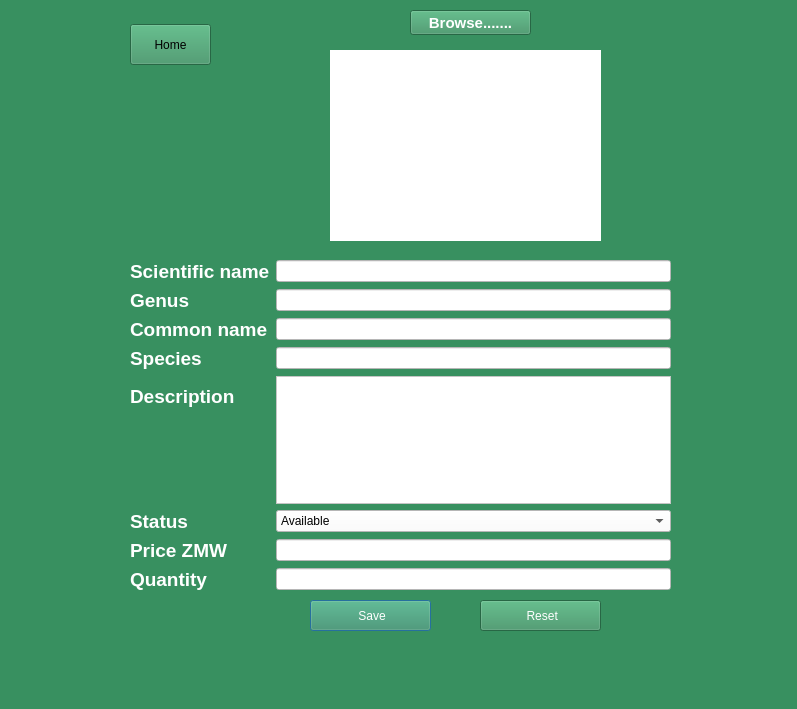
<?xml version="1.0" encoding="UTF-8"?>
<ui version="4.0">
 <class>AddPlant</class>
 <widget class="QDialog" name="AddPlant">
  <property name="geometry">
   <rect>
    <x>0</x>
    <y>0</y>
    <width>797</width>
    <height>709</height>
   </rect>
  </property>
  <property name="windowTitle">
   <string>The Rose Garden Nursery  System 1.0</string>
  </property>
  <property name="windowOpacity">
   <double>1.000000000000000</double>
  </property>
  <property name="styleSheet">
   <string notr="true">background-color: rgb(56, 144, 96);
</string>
  </property>
  <widget class="QWidget" name="formLayoutWidget">
   <property name="geometry">
    <rect>
     <x>130</x>
     <y>260</y>
     <width>541</width>
     <height>331</height>
    </rect>
   </property>
   <layout class="QFormLayout" name="formLayout">
    <item row="0" column="0">
     <widget class="QLabel" name="ScientificName">
      <property name="font">
       <font>
        <pointsize>14</pointsize>
        <bold>true</bold>
       </font>
      </property>
      <property name="styleSheet">
       <string notr="true">color: rgb(255, 255, 255);</string>
      </property>
      <property name="text">
       <string>Scientific name</string>
      </property>
     </widget>
    </item>
    <item row="0" column="1">
     <widget class="QLineEdit" name="txtScientificName">
      <property name="styleSheet">
       <string notr="true">background-color: rgb(255, 255, 255);</string>
      </property>
     </widget>
    </item>
    <item row="1" column="0">
     <widget class="QLabel" name="Genus">
      <property name="font">
       <font>
        <pointsize>14</pointsize>
        <bold>true</bold>
       </font>
      </property>
      <property name="styleSheet">
       <string notr="true">color: rgb(255, 255, 255);</string>
      </property>
      <property name="text">
       <string>Genus</string>
      </property>
     </widget>
    </item>
    <item row="1" column="1">
     <widget class="QLineEdit" name="txtGenus">
      <property name="styleSheet">
       <string notr="true">background-color: rgb(255, 255, 255);</string>
      </property>
     </widget>
    </item>
    <item row="2" column="0">
     <widget class="QLabel" name="CommonName">
      <property name="font">
       <font>
        <pointsize>14</pointsize>
        <bold>true</bold>
       </font>
      </property>
      <property name="styleSheet">
       <string notr="true">color: rgb(255, 255, 255);</string>
      </property>
      <property name="text">
       <string>Common name</string>
      </property>
     </widget>
    </item>
    <item row="2" column="1">
     <widget class="QLineEdit" name="txtCommonName">
      <property name="styleSheet">
       <string notr="true">background-color: rgb(255, 255, 255);</string>
      </property>
     </widget>
    </item>
    <item row="3" column="0">
     <widget class="QLabel" name="Species">
      <property name="font">
       <font>
        <pointsize>14</pointsize>
        <bold>true</bold>
       </font>
      </property>
      <property name="styleSheet">
       <string notr="true">color: rgb(255, 255, 255);</string>
      </property>
      <property name="text">
       <string>Species</string>
      </property>
     </widget>
    </item>
    <item row="3" column="1">
     <widget class="QLineEdit" name="txtSpecies">
      <property name="styleSheet">
       <string notr="true">background-color: rgb(255, 255, 255);</string>
      </property>
     </widget>
    </item>
    <item row="4" column="0">
     <widget class="QLabel" name="Description">
      <property name="font">
       <font>
        <pointsize>14</pointsize>
        <bold>true</bold>
       </font>
      </property>
      <property name="styleSheet">
       <string notr="true">color: rgb(255, 255, 255);</string>
      </property>
      <property name="text">
       <string>Description</string>
      </property>
     </widget>
    </item>
    <item row="5" column="0">
     <widget class="QLabel" name="Status">
      <property name="font">
       <font>
        <pointsize>14</pointsize>
        <bold>true</bold>
       </font>
      </property>
      <property name="styleSheet">
       <string notr="true">color: rgb(255, 255, 255);</string>
      </property>
      <property name="text">
       <string>Status          </string>
      </property>
     </widget>
    </item>
    <item row="6" column="0">
     <widget class="QLabel" name="PriceZMW">
      <property name="font">
       <font>
        <pointsize>14</pointsize>
        <bold>true</bold>
       </font>
      </property>
      <property name="styleSheet">
       <string notr="true">color: rgb(255, 255, 255);</string>
      </property>
      <property name="text">
       <string>Price ZMW</string>
      </property>
     </widget>
    </item>
    <item row="6" column="1">
     <widget class="QLineEdit" name="txtPrice">
      <property name="styleSheet">
       <string notr="true">background-color: rgb(255, 255, 255);</string>
      </property>
     </widget>
    </item>
    <item row="4" column="1">
     <widget class="QPlainTextEdit" name="txtDescription">
      <property name="styleSheet">
       <string notr="true">background-color: rgb(255, 255, 255);</string>
      </property>
     </widget>
    </item>
    <item row="5" column="1">
     <widget class="QComboBox" name="cmbStatus">
      <property name="styleSheet">
       <string notr="true">background-color: rgb(255, 255, 255);</string>
      </property>
      <item>
       <property name="text">
        <string>Available</string>
       </property>
      </item>
      <item>
       <property name="text">
        <string>On Nursery</string>
       </property>
      </item>
      <item>
       <property name="text">
        <string>Out of Stock</string>
       </property>
      </item>
     </widget>
    </item>
    <item row="7" column="0">
     <widget class="QLabel" name="Quantity">
      <property name="font">
       <font>
        <pointsize>14</pointsize>
        <bold>true</bold>
       </font>
      </property>
      <property name="styleSheet">
       <string notr="true">color: rgb(255, 255, 255);</string>
      </property>
      <property name="text">
       <string>Quantity</string>
      </property>
     </widget>
    </item>
    <item row="7" column="1">
     <widget class="QLineEdit" name="txtQuantity">
      <property name="styleSheet">
       <string notr="true">background-color: rgb(255, 255, 255);</string>
      </property>
     </widget>
    </item>
   </layout>
  </widget>
  <widget class="QPushButton" name="btnSave">
   <property name="geometry">
    <rect>
     <x>310</x>
     <y>600</y>
     <width>121</width>
     <height>31</height>
    </rect>
   </property>
   <property name="styleSheet">
    <string notr="true">color: rgb(255, 255, 255);
font: 700 12pt &quot;Ubuntu&quot;;</string>
   </property>
   <property name="text">
    <string> Save</string>
   </property>
  </widget>
  <widget class="QPushButton" name="btnReset">
   <property name="geometry">
    <rect>
     <x>480</x>
     <y>600</y>
     <width>121</width>
     <height>31</height>
    </rect>
   </property>
   <property name="styleSheet">
    <string notr="true">color: rgb(255, 255, 255);
font: 700 12pt &quot;Ubuntu&quot;;</string>
   </property>
   <property name="text">
    <string> Reset</string>
   </property>
  </widget>
  <widget class="QPushButton" name="btnBrowse">
   <property name="geometry">
    <rect>
     <x>410</x>
     <y>10</y>
     <width>121</width>
     <height>25</height>
    </rect>
   </property>
   <property name="font">
    <font>
     <pointsize>11</pointsize>
     <bold>true</bold>
    </font>
   </property>
   <property name="styleSheet">
    <string notr="true">color: rgb(255, 255, 255);</string>
   </property>
   <property name="text">
    <string>Browse.......</string>
   </property>
  </widget>
  <widget class="QLabel" name="load_image">
   <property name="geometry">
    <rect>
     <x>330</x>
     <y>50</y>
     <width>271</width>
     <height>191</height>
    </rect>
   </property>
   <property name="styleSheet">
    <string notr="true">background-color: rgb(255, 255, 255);</string>
   </property>
   <property name="text">
    <string/>
   </property>
  </widget>
  <widget class="QPushButton" name="pushButton_btn_home">
   <property name="geometry">
    <rect>
     <x>130</x>
     <y>24</y>
     <width>81</width>
     <height>41</height>
    </rect>
   </property>
   <property name="text">
    <string>Home</string>
   </property>
  </widget>
 </widget>
 <resources/>
 <connections/>
</ui>
